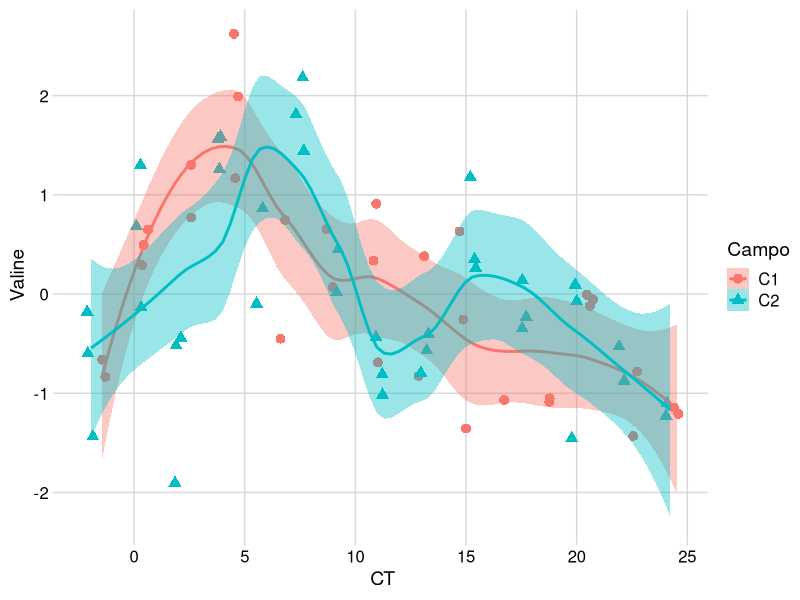
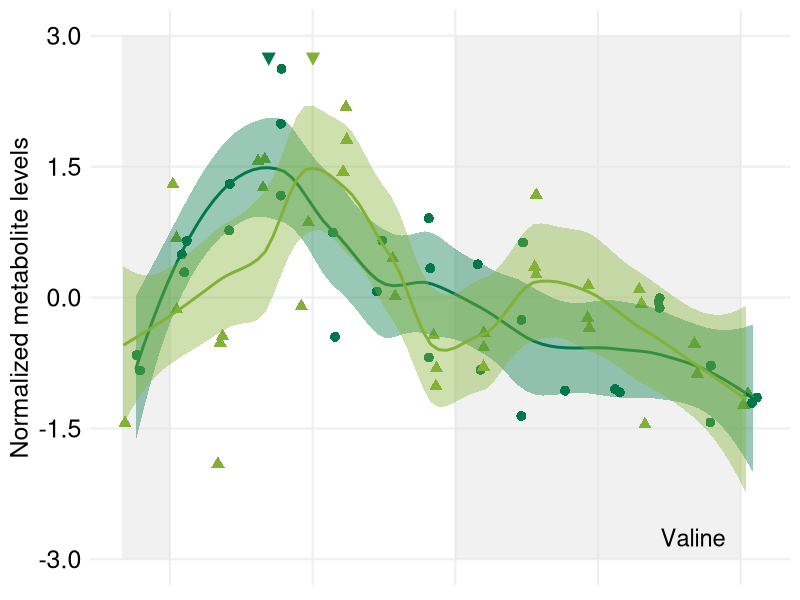
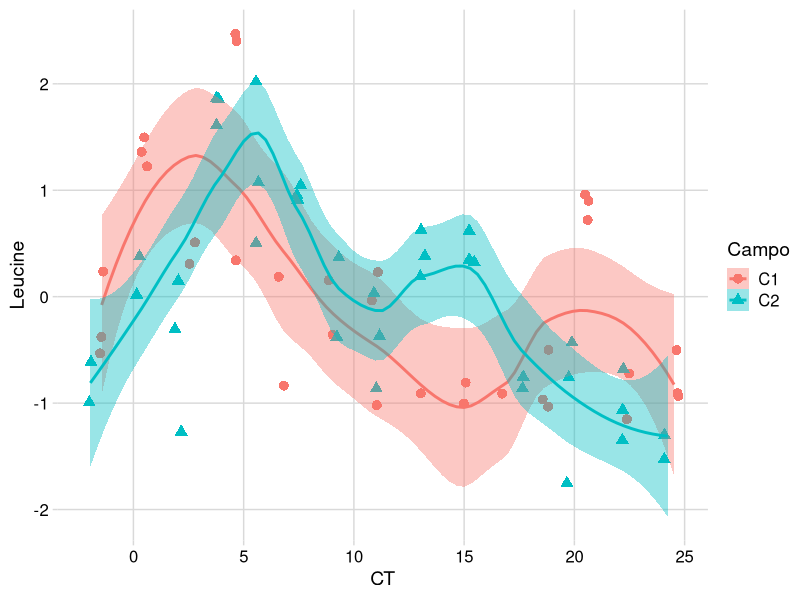
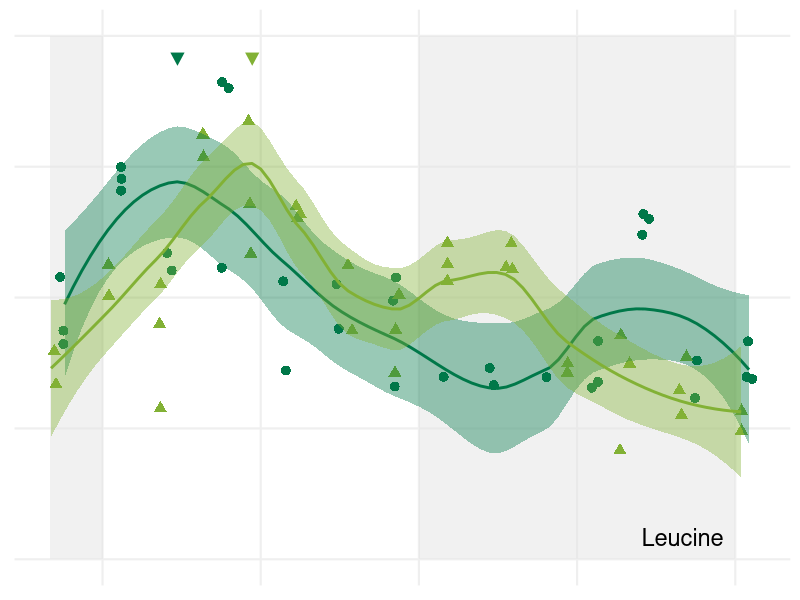
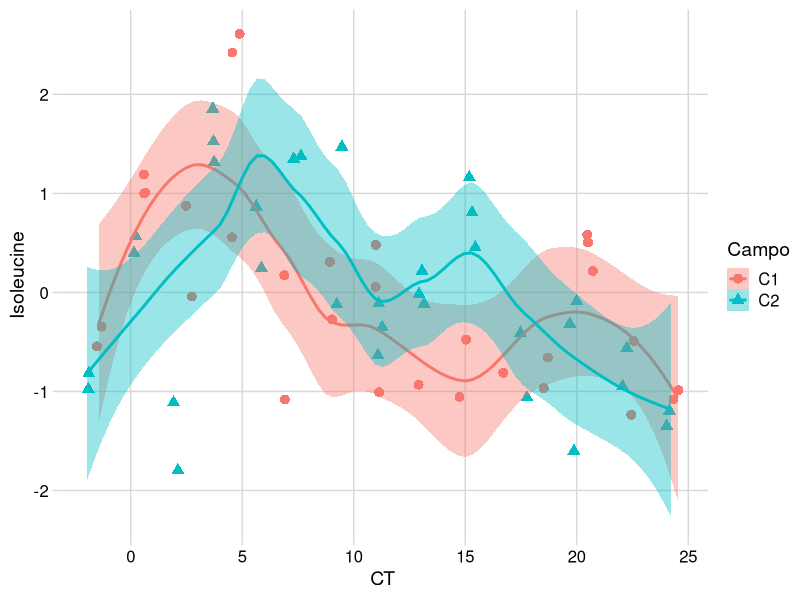
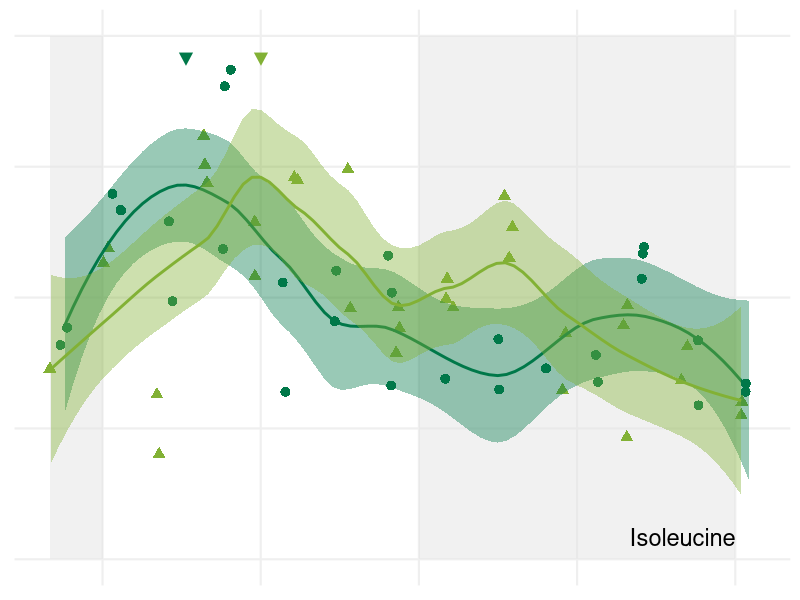
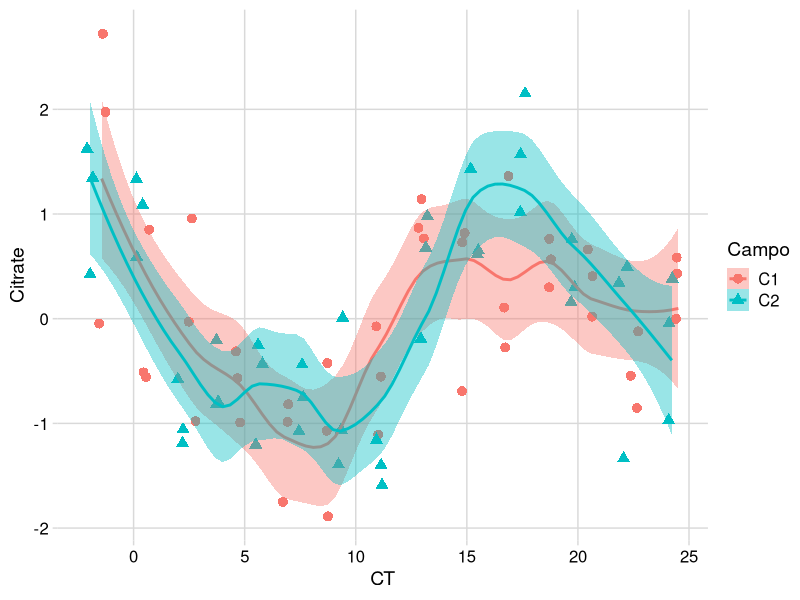
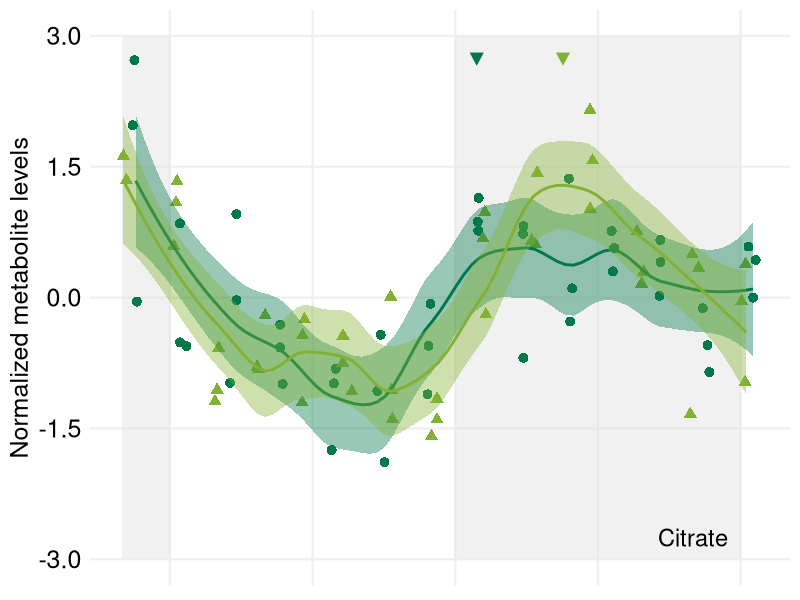

Write the R code that produced these figures, in order.
library(ggplot2)
library(scales)
library(reshape2)
library(cowplot)
theme_set(theme_minimal_grid())
library(png)
library(grid)
library(RColorBrewer)

#exportar 1400 x 1400

C1_line = "solid"
C2_line = "solid"

C1 <- "#007849"
C2 <- "#82b135"

campos_Valine_timecourses <- read.csv("campos_Valine.txt", sep="\t")
ggplot(data=campos_Valine_timecourses, aes(x=CT, y=Valine, group=Campo)) +
  geom_jitter(aes(col=Campo, shape = Campo),position=position_jitter(0.2), size = 3) +
  stat_smooth(aes(group = Campo, colour = Campo, fill=Campo, outfit=fit2<<-..y..),method="loess",  span = 0.5)
fit2 <- data.frame(fit2)
fit3 <- fit2[1:80, ]
fit4 <- fit2[81:160, ]
fit5 <- cbind(fit3, fit4)
fit5 <- data.frame(fit5)
maxC10 <- data.frame(which(fit5 == max(fit5$fit3), arr.ind=TRUE))
maxC1 <- ((maxC10$row-1)*25.96/79)-1.44
maxC20 <- data.frame(which(fit5 == max(fit5$fit4), arr.ind=TRUE))
maxC2 <- ((maxC20$row-1)*26.18/79)-1.95
minC10 <- data.frame(which(fit5 == min(fit5$fit3), arr.ind=TRUE))
minC1 <- ((minC10$row-1)*25.96/79)-1.44
minC20 <- data.frame(which(fit5 == min(fit5$fit4), arr.ind=TRUE))
minC2 <- ((minC20$row-1)*26.18/79)-1.95
FinalMaxMin <- cbind(maxC1, minC1, maxC2, minC2)

campos_Valine <- ggplot(data=campos_Valine_timecourses, aes(x=CT, y=Valine, group=Campo)) +
  annotate("rect", xmin = -2, xmax = 0, ymin = -3, ymax = 3, alpha = .5, fill = "#e3e3e3")+
  annotate("rect", xmin = 12, xmax = 24, ymin = -3, ymax = 3, alpha = .5, fill = "#e3e3e3")+
  geom_jitter(aes(col=Campo, shape = Campo),position=position_jitter(0.2), size = 3) +
  stat_smooth(aes(group = Campo, colour = Campo, fill=Campo, outfit=fit2<<-..y..),method="loess",  span = 0.5)+
  scale_colour_manual(values=c(C1, C2))+
  scale_fill_manual(values=c(C1, C2))+
  scale_linetype_manual(values=c(C1_line, C2_line)) +
  annotate("text", x = maxC1, y = 2.75, label = "\u25bc", size = 6, colour=C1)+
  annotate("text", x = maxC2, y = 2.75, label = "\u25bc", size = 6, colour=C2)+
  annotate("text", x = 22, y = -2.75, label = "Valine", size = 6, parse=TRUE)+
  scale_x_continuous(breaks=seq(0,24,6), name="ZT (h)", limits=c(-2, 24.75))+
  scale_y_continuous(breaks=seq(-3,3,1.5), name="Normalized metabolite levels", limits=c(-3,3), labels = scales::number_format(accuracy = 0.1))+
  theme(panel.grid.major = element_line(colour = "#efefef", size = 0.75), 
        text = element_text(size=18), 
        axis.ticks = element_blank(),
        axis.line = element_blank(),
        #axis.text.x = element_text(size=18),
        axis.text.x = element_blank(),
        axis.title.x = element_blank(),
        axis.text.y = element_text(size=18),
        #axis.text.y = element_blank(),
        #axis.title.y = element_blank(),
        legend.position = "none"
  )
campos_Valine
FinalMaxMin

campos_Leucine_timecourses <- read.csv("campos_Leucine.txt", sep="\t")
ggplot(data=campos_Leucine_timecourses, aes(x=CT, y=Leucine, group=Campo)) +
  geom_jitter(aes(col=Campo, shape = Campo),position=position_jitter(0.2), size = 3) +
  stat_smooth(aes(group = Campo, colour = Campo, fill=Campo, outfit=fit2<<-..y..),method="loess",  span = 0.5)
fit2 <- data.frame(fit2)
fit3 <- fit2[1:80, ]
fit4 <- fit2[81:160, ]
fit5 <- cbind(fit3, fit4)
fit5 <- data.frame(fit5)
maxC10 <- data.frame(which(fit5 == max(fit5$fit3), arr.ind=TRUE))
maxC1 <- ((maxC10$row-1)*25.96/79)-1.44
maxC20 <- data.frame(which(fit5 == max(fit5$fit4), arr.ind=TRUE))
maxC2 <- ((maxC20$row-1)*26.18/79)-1.95
minC10 <- data.frame(which(fit5 == min(fit5$fit3), arr.ind=TRUE))
minC1 <- ((minC10$row-1)*25.96/79)-1.44
minC20 <- data.frame(which(fit5 == min(fit5$fit4), arr.ind=TRUE))
minC2 <- ((minC20$row-1)*26.18/79)-1.95
FinalMaxMin <- cbind(maxC1, minC1, maxC2, minC2)

campos_Leucine <- ggplot(data=campos_Leucine_timecourses, aes(x=CT, y=Leucine, group=Campo)) +
  annotate("rect", xmin = -2, xmax = 0, ymin = -3, ymax = 3, alpha = .5, fill = "#e3e3e3")+
  annotate("rect", xmin = 12, xmax = 24, ymin = -3, ymax = 3, alpha = .5, fill = "#e3e3e3")+
  geom_jitter(aes(col=Campo, shape = Campo),position=position_jitter(0.2), size = 3) +
  stat_smooth(aes(group = Campo, colour = Campo, fill=Campo, outfit=fit2<<-..y..),method="loess",  span = 0.5)+
  scale_colour_manual(values=c(C1, C2))+
  scale_fill_manual(values=c(C1, C2))+
  scale_linetype_manual(values=c(C1_line, C2_line)) +
  annotate("text", x = maxC1, y = 2.75, label = "\u25bc", size = 6, colour=C1)+
  annotate("text", x = maxC2, y = 2.75, label = "\u25bc", size = 6, colour=C2)+
  annotate("text", x = 22, y = -2.75, label = "Leucine", size = 6, parse=TRUE)+
  scale_x_continuous(breaks=seq(0,24,6), name="ZT (h)", limits=c(-2, 24.75))+
  scale_y_continuous(breaks=seq(-3,3,1.5), name="Normalized metabolite levels", limits=c(-3,3), labels = scales::number_format(accuracy = 0.1))+
  theme(panel.grid.major = element_line(colour = "#efefef", size = 0.75), 
        text = element_text(size=18), 
        axis.ticks = element_blank(),
        axis.line = element_blank(),
        #axis.text.x = element_text(size=18),
        axis.text.x = element_blank(),
        axis.title.x = element_blank(),
        #axis.text.y = element_text(size=18),
        axis.text.y = element_blank(),
        axis.title.y = element_blank(),
        legend.position = "none"
  )
campos_Leucine
FinalMaxMin


campos_Isoleucine_timecourses <- read.csv("campos_Isoleucine.txt", sep="\t")
ggplot(data=campos_Isoleucine_timecourses, aes(x=CT, y=Isoleucine, group=Campo)) +
  geom_jitter(aes(col=Campo, shape = Campo),position=position_jitter(0.2), size = 3) +
  stat_smooth(aes(group = Campo, colour = Campo, fill=Campo, outfit=fit2<<-..y..),method="loess",  span = 0.5)
fit2 <- data.frame(fit2)
fit3 <- fit2[1:80, ]
fit4 <- fit2[81:160, ]
fit5 <- cbind(fit3, fit4)
fit5 <- data.frame(fit5)
maxC10 <- data.frame(which(fit5 == max(fit5$fit3), arr.ind=TRUE))
maxC1 <- ((maxC10$row-1)*25.96/79)-1.44
maxC20 <- data.frame(which(fit5 == max(fit5$fit4), arr.ind=TRUE))
maxC2 <- ((maxC20$row-1)*26.18/79)-1.95
minC10 <- data.frame(which(fit5 == min(fit5$fit3), arr.ind=TRUE))
minC1 <- ((minC10$row-1)*25.96/79)-1.44
minC20 <- data.frame(which(fit5 == min(fit5$fit4), arr.ind=TRUE))
minC2 <- ((minC20$row-1)*26.18/79)-1.95
FinalMaxMin <- cbind(maxC1, minC1, maxC2, minC2)

campos_Isoleucine <- ggplot(data=campos_Isoleucine_timecourses, aes(x=CT, y=Isoleucine, group=Campo)) +
  annotate("rect", xmin = -2, xmax = 0, ymin = -3, ymax = 3, alpha = .5, fill = "#e3e3e3")+
  annotate("rect", xmin = 12, xmax = 24, ymin = -3, ymax = 3, alpha = .5, fill = "#e3e3e3")+
  geom_jitter(aes(col=Campo, shape = Campo),position=position_jitter(0.2), size = 3) +
  stat_smooth(aes(group = Campo, colour = Campo, fill=Campo, outfit=fit2<<-..y..),method="loess",  span = 0.5)+
  scale_colour_manual(values=c(C1, C2))+
  scale_fill_manual(values=c(C1, C2))+
  scale_linetype_manual(values=c(C1_line, C2_line)) +
  annotate("text", x = maxC1, y = 2.75, label = "\u25bc", size = 6, colour=C1)+
  annotate("text", x = maxC2, y = 2.75, label = "\u25bc", size = 6, colour=C2)+
  annotate("text", x = 22, y = -2.75, label = "Isoleucine", size = 6, parse=TRUE)+
  scale_x_continuous(breaks=seq(0,24,6), name="ZT (h)", limits=c(-2, 24.75))+
  scale_y_continuous(breaks=seq(-3,3,1.5), name="Normalized metabolite levels", limits=c(-3,3), labels = scales::number_format(accuracy = 0.1))+
  theme(panel.grid.major = element_line(colour = "#efefef", size = 0.75), 
        text = element_text(size=18), 
        axis.ticks = element_blank(),
        axis.line = element_blank(),
        #axis.text.x = element_text(size=18),
        axis.text.x = element_blank(),
        axis.title.x = element_blank(),
        #axis.text.y = element_text(size=18),
        axis.text.y = element_blank(),
        axis.title.y = element_blank(),
        legend.position = "none"
  )
campos_Isoleucine
FinalMaxMin


#changed interval
campos_Citrate_timecourses <- read.csv("campos_Citrate.txt", sep="\t")
ggplot(data=campos_Citrate_timecourses, aes(x=CT, y=Citrate, group=Campo)) +
  geom_jitter(aes(col=Campo, shape = Campo),position=position_jitter(0.2), size = 3) +
  stat_smooth(aes(group = Campo, colour = Campo, fill=Campo, outfit=fit2<<-..y..),method="loess",  span = 0.5)
fit2 <- data.frame(fit2)
fit3 <- fit2[8:80, ]
fit4 <- fit2[82:160, ]
fit5 <- cbind(fit3, fit4)
fit5 <- data.frame(fit5)
maxC10 <- data.frame(which(fit5 == max(fit5$fit3), arr.ind=TRUE))
maxC1 <- ((maxC10$row-1)*23.66/71)-1.44
maxC20 <- data.frame(which(fit5 == max(fit5$fit4), arr.ind=TRUE))
maxC2 <- ((maxC20$row-1)*25.85/77)-1.95
minC10 <- data.frame(which(fit5 == min(fit5$fit3), arr.ind=TRUE))
minC1 <- ((minC10$row-1)*23.66/71)-1.44
minC20 <- data.frame(which(fit5 == min(fit5$fit4), arr.ind=TRUE))
minC2 <- ((minC20$row-1)*25.85/77)-1.95
FinalMaxMin <- cbind(maxC1, minC1, maxC2, minC2)

campos_Citrate <- ggplot(data=campos_Citrate_timecourses, aes(x=CT, y=Citrate, group=Campo)) +
  annotate("rect", xmin = -2, xmax = 0, ymin = -3, ymax = 3, alpha = .5, fill = "#e3e3e3")+
  annotate("rect", xmin = 12, xmax = 24, ymin = -3, ymax = 3, alpha = .5, fill = "#e3e3e3")+
  geom_jitter(aes(col=Campo, shape = Campo),position=position_jitter(0.2), size = 3) +
  stat_smooth(aes(group = Campo, colour = Campo, fill=Campo, outfit=fit2<<-..y..),method="loess",  span = 0.5)+
  scale_colour_manual(values=c(C1, C2))+
  scale_fill_manual(values=c(C1, C2))+
  scale_linetype_manual(values=c(C1_line, C2_line)) +
  annotate("text", x = maxC1, y = 2.75, label = "\u25bc", size = 6, colour=C1)+
  annotate("text", x = maxC2, y = 2.75, label = "\u25bc", size = 6, colour=C2)+
  annotate("text", x = 22, y = -2.75, label = "Citrate", size = 6, parse=TRUE)+
  scale_x_continuous(breaks=seq(0,24,6), name="ZT (h)", limits=c(-2, 24.75))+
  scale_y_continuous(breaks=seq(-3,3,1.5), name="Normalized metabolite levels", limits=c(-3,3), labels = scales::number_format(accuracy = 0.1))+
  theme(panel.grid.major = element_line(colour = "#efefef", size = 0.75), 
        text = element_text(size=18), 
        axis.ticks = element_blank(),
        axis.line = element_blank(),
        #axis.text.x = element_text(size=18),
        axis.text.x = element_blank(),
        axis.title.x = element_blank(),
        axis.text.y = element_text(size=18),
        #axis.text.y = element_blank(),
        #axis.title.y = element_blank(),
        legend.position = "none"
  )
campos_Citrate
FinalMaxMin



campos_Glycerate_timecourses <- read.csv("campos_Glycerate.txt", sep="\t")
ggplot(data=campos_Glycerate_timecourses, aes(x=CT, y=Glycerate, group=Campo)) +
  geom_jitter(aes(col=Campo, shape = Campo),position=position_jitter(0.2), size = 3) +
  stat_smooth(aes(group = Campo, colour = Campo, fill=Campo, outfit=fit2<<-..y..),method="loess",  span = 0.5)
fit2 <- data.frame(fit2)
fit3 <- fit2[1:80, ]
fit4 <- fit2[81:160, ]
fit5 <- cbind(fit3, fit4)
fit5 <- data.frame(fit5)
maxC10 <- data.frame(which(fit5 == max(fit5$fit3), arr.ind=TRUE))
maxC1 <- ((maxC10$row-1)*25.96/79)-1.44
maxC20 <- data.frame(which(fit5 == max(fit5$fit4), arr.ind=TRUE))
maxC2 <- ((maxC20$row-1)*26.18/79)-1.95
minC10 <- data.frame(which(fit5 == min(fit5$fit3), arr.ind=TRUE))
minC1 <- ((minC10$row-1)*25.96/79)-1.44
minC20 <- data.frame(which(fit5 == min(fit5$fit4), arr.ind=TRUE))
minC2 <- ((minC20$row-1)*26.18/79)-1.95
FinalMaxMin <- cbind(maxC1, minC1, maxC2, minC2)

campos_Glycerate <- ggplot(data=campos_Glycerate_timecourses, aes(x=CT, y=Glycerate, group=Campo)) +
  annotate("rect", xmin = -2, xmax = 0, ymin = -3, ymax = 3, alpha = .5, fill = "#e3e3e3")+
  annotate("rect", xmin = 12, xmax = 24, ymin = -3, ymax = 3, alpha = .5, fill = "#e3e3e3")+
  geom_jitter(aes(col=Campo, shape = Campo),position=position_jitter(0.2), size = 3) +
  stat_smooth(aes(group = Campo, colour = Campo, fill=Campo, outfit=fit2<<-..y..),method="loess",  span = 0.5)+
  scale_colour_manual(values=c(C1, C2))+
  scale_fill_manual(values=c(C1, C2))+
  scale_linetype_manual(values=c(C1_line, C2_line)) +
  annotate("text", x = maxC1, y = 2.75, label = "\u25bc", size = 6, colour=C1)+
  annotate("text", x = maxC2, y = 2.75, label = "\u25bc", size = 6, colour=C2)+
  annotate("text", x = 22, y = -2.75, label = "Glycerate", size = 6, parse=TRUE)+
  scale_x_continuous(breaks=seq(0,24,6), name="ZT (h)", limits=c(-2, 24.75))+
  scale_y_continuous(breaks=seq(-3,3,1.5), name="Normalized metabolite levels", limits=c(-3,3), labels = scales::number_format(accuracy = 0.1))+
  theme(panel.grid.major = element_line(colour = "#efefef", size = 0.75), 
        text = element_text(size=18), 
        axis.ticks = element_blank(),
        axis.line = element_blank(),
        #axis.text.x = element_text(size=18),
        axis.text.x = element_blank(),
        axis.title.x = element_blank(),
        #axis.text.y = element_text(size=18),
        axis.text.y = element_blank(),
        axis.title.y = element_blank(),
        legend.position = "none"
  )
campos_Glycerate
FinalMaxMin

#method to identify the peak and though of the smoothed fit in C1
fit2 <- data.frame(fit2)
fit3 <- fit2[1:80, ]
fit4 <- fit2[81:160, ]
fit5 <- cbind(fit3, fit4)
fit5 <- data.frame(fit5)
maxC10 <- data.frame(which(fit5 == max(fit5$fit3), arr.ind=TRUE))
maxC1 <- ((maxC10$row-1)*25.96/79)-1.44
maxC20 <- data.frame(which(fit5 == max(fit5$fit4), arr.ind=TRUE))
maxC2 <- ((maxC20$row-1)*26.18/79)-1.95
minC10 <- data.frame(which(fit5 == min(fit5$fit3), arr.ind=TRUE))
minC1 <- ((minC10$row-1)*25.96/79)-1.44
minC20 <- data.frame(which(fit5 == min(fit5$fit4), arr.ind=TRUE))
minC2 <- ((minC20$row-1)*26.18/79)-1.95
FinalMaxMin <- cbind(maxC1, minC1, maxC2, minC2)
FinalMaxMin


campos_Malate_timecourses <- read.csv("campos_Malate.txt", sep="\t")
ggplot(data=campos_Malate_timecourses, aes(x=CT, y=Malate, group=Campo)) +
  geom_jitter(aes(col=Campo, shape = Campo),position=position_jitter(0.2), size = 3) +
  stat_smooth(aes(group = Campo, colour = Campo, fill=Campo, outfit=fit2<<-..y..),method="loess",  span = 0.5)
fit2 <- data.frame(fit2)
fit3 <- fit2[1:80, ]
fit4 <- fit2[81:160, ]
fit5 <- cbind(fit3, fit4)
fit5 <- data.frame(fit5)
maxC10 <- data.frame(which(fit5 == max(fit5$fit3), arr.ind=TRUE))
maxC1 <- ((maxC10$row-1)*25.96/79)-1.44
maxC20 <- data.frame(which(fit5 == max(fit5$fit4), arr.ind=TRUE))
maxC2 <- ((maxC20$row-1)*26.18/79)-1.95
minC10 <- data.frame(which(fit5 == min(fit5$fit3), arr.ind=TRUE))
minC1 <- ((minC10$row-1)*25.96/79)-1.44
minC20 <- data.frame(which(fit5 == min(fit5$fit4), arr.ind=TRUE))
minC2 <- ((minC20$row-1)*26.18/79)-1.95
FinalMaxMin <- cbind(maxC1, minC1, maxC2, minC2)

campos_Malate <- ggplot(data=campos_Malate_timecourses, aes(x=CT, y=Malate, group=Campo)) +
  annotate("rect", xmin = -2, xmax = 0, ymin = -3, ymax = 3, alpha = .5, fill = "#e3e3e3")+
  annotate("rect", xmin = 12, xmax = 24, ymin = -3, ymax = 3, alpha = .5, fill = "#e3e3e3")+
  geom_jitter(aes(col=Campo, shape = Campo),position=position_jitter(0.2), size = 3) +
  stat_smooth(aes(group = Campo, colour = Campo, fill=Campo, outfit=fit2<<-..y..),method="loess",  span = 0.5)+
  scale_colour_manual(values=c(C1, C2))+
  scale_fill_manual(values=c(C1, C2))+
  scale_linetype_manual(values=c(C1_line, C2_line)) +
  annotate("text", x = maxC1, y = 2.75, label = "\u25bc", size = 6, colour=C1)+
  annotate("text", x = maxC2, y = 2.75, label = "\u25bc", size = 6, colour=C2)+
  annotate("text", x = 22, y = -2.75, label = "Malate", size = 6, parse=TRUE)+
  scale_x_continuous(breaks=seq(0,24,6), name="ZT (h)", limits=c(-2, 24.75))+
  scale_y_continuous(breaks=seq(-3,3,1.5), name="Normalized metabolite levels", limits=c(-3,3), labels = scales::number_format(accuracy = 0.1))+
  theme(panel.grid.major = element_line(colour = "#efefef", size = 0.75), 
        text = element_text(size=18), 
        axis.ticks = element_blank(),
        axis.line = element_blank(),
        #axis.text.x = element_text(size=18),
        axis.text.x = element_blank(),
        axis.title.x = element_blank(),
        #axis.text.y = element_text(size=18),
        axis.text.y = element_blank(),
        axis.title.y = element_blank(),
        legend.position = "none"
  )
campos_Malate
FinalMaxMin


#changed interval
campos_Aspartate_timecourses <- read.csv("campos_Aspartate.txt", sep="\t")
ggplot(data=campos_Aspartate_timecourses, aes(x=CT, y=Aspartate, group=Campo)) +
  geom_jitter(aes(col=Campo, shape = Campo),position=position_jitter(0.2), size = 3) +
  stat_smooth(aes(group = Campo, colour = Campo, fill=Campo, outfit=fit2<<-..y..),method="loess",  span = 0.5)
fit2 <- data.frame(fit2)
fit3 <- fit2[6:72, ]
fit4 <- fit2[86:160, ]
fit5 <- cbind(fit3, fit4)
fit5 <- data.frame(fit5)
maxC10 <- data.frame(which(fit5 == max(fit5$fit3), arr.ind=TRUE))
maxC1 <- ((maxC10$row-1)*21.69/65)+0.203
maxC20 <- data.frame(which(fit5 == max(fit5$fit4), arr.ind=TRUE))
maxC2 <- ((maxC20$row-1)*24.52/73)-0.293
minC10 <- data.frame(which(fit5 == min(fit5$fit3), arr.ind=TRUE))
minC1 <- ((minC10$row-1)*21.69/65)+0.203
minC20 <- data.frame(which(fit5 == min(fit5$fit4), arr.ind=TRUE))
minC2 <- ((minC20$row-1)*26.18/73)-0.293
FinalMaxMin <- cbind(maxC1, minC1, maxC2, minC2)

campos_Aspartate <- ggplot(data=campos_Aspartate_timecourses, aes(x=CT, y=Aspartate, group=Campo)) +
  annotate("rect", xmin = -2, xmax = 0, ymin = -3, ymax = 3, alpha = .5, fill = "#e3e3e3")+
  annotate("rect", xmin = 12, xmax = 24, ymin = -3, ymax = 3, alpha = .5, fill = "#e3e3e3")+
  geom_jitter(aes(col=Campo, shape = Campo),position=position_jitter(0.2), size = 3) +
  stat_smooth(aes(group = Campo, colour = Campo, fill=Campo, outfit=fit2<<-..y..),method="loess",  span = 0.5)+
  scale_colour_manual(values=c(C1, C2))+
  scale_fill_manual(values=c(C1, C2))+
  scale_linetype_manual(values=c(C1_line, C2_line)) +
  annotate("text", x = maxC1, y = 2.75, label = "\u25bc", size = 6, colour=C1)+
  annotate("text", x = maxC2, y = 2.75, label = "\u25bc", size = 6, colour=C2)+
  annotate("text", x = 22, y = -2.75, label = "Aspartate", size = 6, parse=TRUE)+
  scale_x_continuous(breaks=seq(0,24,6), name="ZT (h)", limits=c(-2, 24.75))+
  scale_y_continuous(breaks=seq(-3,3,1.5), name="Normalized metabolite levels", limits=c(-3,3), labels = scales::number_format(accuracy = 0.1))+
  theme(panel.grid.major = element_line(colour = "#efefef", size = 0.75), 
        text = element_text(size=18), 
        axis.ticks = element_blank(),
        axis.line = element_blank(),
        axis.text.x = element_text(size=18),
        #axis.text.x = element_blank(),
        #axis.title.x = element_blank(),
        axis.text.y = element_text(size=18),
        #axis.text.y = element_blank(),
        #axis.title.y = element_blank(),
        legend.position = "none"
  )
campos_Aspartate
FinalMaxMin


campos_Glycine_timecourses <- read.csv("campos_Glycine.txt", sep="\t")
ggplot(data=campos_Glycine_timecourses, aes(x=CT, y=Glycine, group=Campo)) +
  geom_jitter(aes(col=Campo, shape = Campo),position=position_jitter(0.2), size = 3) +
  stat_smooth(aes(group = Campo, colour = Campo, fill=Campo, outfit=fit2<<-..y..),method="loess",  span = 0.5)
fit2 <- data.frame(fit2)
fit3 <- fit2[1:80, ]
fit4 <- fit2[81:160, ]
fit5 <- cbind(fit3, fit4)
fit5 <- data.frame(fit5)
maxC10 <- data.frame(which(fit5 == max(fit5$fit3), arr.ind=TRUE))
maxC1 <- ((maxC10$row-1)*25.96/79)-1.44
maxC20 <- data.frame(which(fit5 == max(fit5$fit4), arr.ind=TRUE))
maxC2 <- ((maxC20$row-1)*26.18/79)-1.95
minC10 <- data.frame(which(fit5 == min(fit5$fit3), arr.ind=TRUE))
minC1 <- ((minC10$row-1)*25.96/79)-1.44
minC20 <- data.frame(which(fit5 == min(fit5$fit4), arr.ind=TRUE))
minC2 <- ((minC20$row-1)*26.18/79)-1.95
FinalMaxMin <- cbind(maxC1, minC1, maxC2, minC2)

campos_Glycine <- ggplot(data=campos_Glycine_timecourses, aes(x=CT, y=Glycine, group=Campo)) +
  annotate("rect", xmin = -2, xmax = 0, ymin = -3, ymax = 3, alpha = .5, fill = "#e3e3e3")+
  annotate("rect", xmin = 12, xmax = 24, ymin = -3, ymax = 3, alpha = .5, fill = "#e3e3e3")+
  geom_jitter(aes(col=Campo, shape = Campo),position=position_jitter(0.2), size = 3) +
  stat_smooth(aes(group = Campo, colour = Campo, fill=Campo, outfit=fit2<<-..y..),method="loess",  span = 0.5)+
  scale_colour_manual(values=c(C1, C2))+
  scale_fill_manual(values=c(C1, C2))+
  scale_linetype_manual(values=c(C1_line, C2_line)) +
  annotate("text", x = maxC1, y = 2.75, label = "\u25bc", size = 6, colour=C1)+
  annotate("text", x = maxC2, y = 2.75, label = "\u25bc", size = 6, colour=C2)+
  annotate("text", x = 22, y = -2.75, label = "Glycine", size = 6, parse=TRUE)+
  scale_x_continuous(breaks=seq(0,24,6), name="ZT (h)", limits=c(-2, 24.75))+
  scale_y_continuous(breaks=seq(-3,3,1.5), name="Normalized metabolite levels", limits=c(-3,3), labels = scales::number_format(accuracy = 0.1))+
  theme(panel.grid.major = element_line(colour = "#efefef", size = 0.75), 
        text = element_text(size=18), 
        axis.ticks = element_blank(),
        axis.line = element_blank(),
        axis.text.x = element_text(size=18),
        #axis.text.x = element_blank(),
        #axis.title.x = element_blank(),
        #axis.text.y = element_text(size=18),
        axis.text.y = element_blank(),
        axis.title.y = element_blank(),
        legend.position = "none"
  )
campos_Glycine
FinalMaxMin

campos_GABA_timecourses <- read.csv("campos_GABA.txt", sep="\t")
ggplot(data=campos_GABA_timecourses, aes(x=CT, y=GABA, group=Campo)) +
  geom_jitter(aes(col=Campo, shape = Campo),position=position_jitter(0.2), size = 3) +
  stat_smooth(aes(group = Campo, colour = Campo, fill=Campo, outfit=fit2<<-..y..),method="loess",  span = 0.5)
fit2 <- data.frame(fit2)
fit3 <- fit2[1:80, ]
fit4 <- fit2[81:160, ]
fit5 <- cbind(fit3, fit4)
fit5 <- data.frame(fit5)
maxC10 <- data.frame(which(fit5 == max(fit5$fit3), arr.ind=TRUE))
maxC1 <- ((maxC10$row-1)*25.96/79)-1.44
maxC20 <- data.frame(which(fit5 == max(fit5$fit4), arr.ind=TRUE))
maxC2 <- ((maxC20$row-1)*26.18/79)-1.95
minC10 <- data.frame(which(fit5 == min(fit5$fit3), arr.ind=TRUE))
minC1 <- ((minC10$row-1)*25.96/79)-1.44
minC20 <- data.frame(which(fit5 == min(fit5$fit4), arr.ind=TRUE))
minC2 <- ((minC20$row-1)*26.18/79)-1.95
FinalMaxMin <- cbind(maxC1, minC1, maxC2, minC2)

campos_GABA <- ggplot(data=campos_GABA_timecourses, aes(x=CT, y=GABA, group=Campo)) +
  annotate("rect", xmin = -2, xmax = 0, ymin = -3, ymax = 3, alpha = .5, fill = "#e3e3e3")+
  annotate("rect", xmin = 12, xmax = 24, ymin = -3, ymax = 3, alpha = .5, fill = "#e3e3e3")+
  geom_jitter(aes(col=Campo, shape = Campo),position=position_jitter(0.2), size = 3) +
  stat_smooth(aes(group = Campo, colour = Campo, fill=Campo, outfit=fit2<<-..y..),method="loess",  span = 0.5)+
  scale_colour_manual(values=c(C1, C2))+
  scale_fill_manual(values=c(C1, C2))+
  scale_linetype_manual(values=c(C1_line, C2_line)) +
  annotate("text", x = maxC1, y = 2.75, label = "\u25bc", size = 6, colour=C1)+
  annotate("text", x = maxC2, y = 2.75, label = "\u25bc", size = 6, colour=C2)+
  annotate("text", x = 22, y = -2.75, label = "GABA", size = 6, parse=TRUE)+
  scale_x_continuous(breaks=seq(0,24,6), name="ZT (h)", limits=c(-2, 24.75))+
  scale_y_continuous(breaks=seq(-3,3,1.5), name="Normalized metabolite levels", limits=c(-3,3), labels = scales::number_format(accuracy = 0.1))+
  theme(panel.grid.major = element_line(colour = "#efefef", size = 0.75), 
        text = element_text(size=18), 
        axis.ticks = element_blank(),
        axis.line = element_blank(),
        axis.text.x = element_text(size=18),
        #axis.text.x = element_blank(),
        #axis.title.x = element_blank(),
        #axis.text.y = element_text(size=18),
        axis.text.y = element_blank(),
        axis.title.y = element_blank(),
        legend.position = "none"
  )
campos_GABA
FinalMaxMin

plot_grid(campos_Valine, campos_Leucine, campos_Isoleucine, campos_Citrate, campos_Glycerate, campos_Malate, campos_Aspartate, campos_Glycine, campos_GABA, labels = c("A","B","C","D","E","F","G","H","I"), ncol = 3, align = "none", rel_widths = c(1.15, 1, 1),rel_heights = c(1,1,1.15),label_size = 20)

